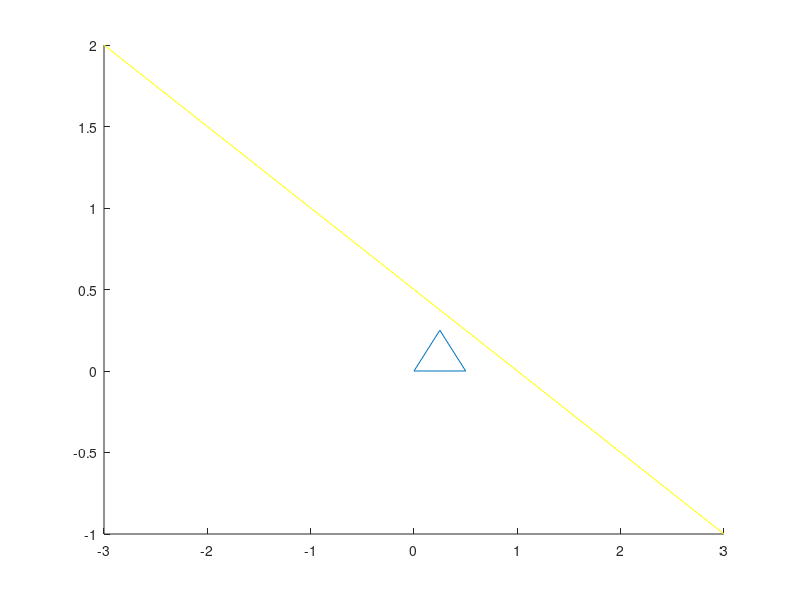

Write the MATLAB code that produced this figure. (Note: this script raises an error after producing the figure.)
%% Chalmers LinAlg Vt2014 Lab 2 Uppgift 3
%% Karl Jakob Larsson

clf
hold on

% Triangel som inte skärs av x+2y=1
p = [0 1/2 1/4 0; 0 0 1/4 0; 0 0 0 0];
plot(p(1,:), p(2,:));

% linjen
x = -3:0.1:3;
y = (-1/2) * x  + 1/2;
plot(x,y,'y');

% planet
A = 1;
B = 2;
C = 0;
D = 1;

% speglad
pSize = size(p);
for i = 1:pSize(2)
    pSpeglad(:,i) = spegel(p(:,i)', A, B, C, D);
end

plot(pSpeglad(1,:), pSpeglad(2,:), 'r');

hold off
